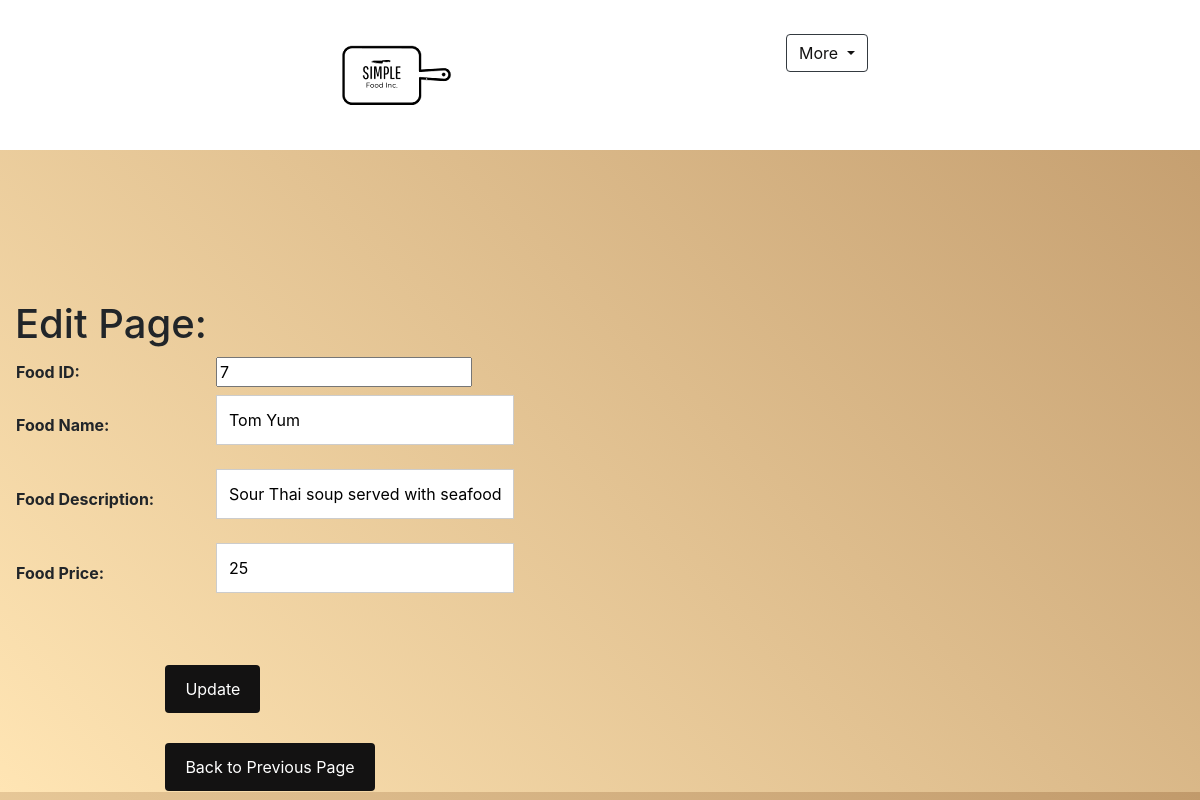
Screenshot of /editThai.php?id=7 with the database file from the repository.
### tables this page shows
CREATE TABLE IF NOT EXISTS `thai_food` (
  `food_ID` int(11) NOT NULL AUTO_INCREMENT,
  `food_name` varchar(50) NOT NULL,
  `food_description` varchar(255) NOT NULL,
  `food_price` int(11) NOT NULL,
  `food_img` text NOT NULL,
  PRIMARY KEY (`food_ID`)
);

### editThai.php (the view, shortened to what this page needs)
<!DOCTYPE html>
<html lang="en">
<head>
    <link rel="stylesheet" href="https://stackpath.bootstrapcdn.com/bootstrap/4.3.1/css/bootstrap.min.css">
</head>
<?php
include "header.php";
?>
<?php
    include "conn.php";
    $id = $_GET['id'];
    $sql = "select * from thai_Food where food_ID = $id";
    $result = mysqli_query($conn, $sql);
    if($rows = mysqli_fetch_array($result)){
        $name = $rows['food_name'];
        $description = $rows['food_description'];
        $price = $rows['food_price'];
    }
?>
<body>
    <div class="container-fluid">
        <div class="row edit">
            <div class="col-12">
                <h1>Edit Page: </h1>
                <form method="post" action="updateThai.php">
                <table>
                <tr>
                    <th width="200px">Food ID:</th>
                    <td width="300px">
                    <input type="number" name="food_ID" value="<?php echo $id;?>" readonly/>
                    </td>
                </tr>
                <tr>
                    <th width="200px">Food Name:</th>
                    <td width="300px">
                    <input type="text" name="food_name" value="<?php echo $name;?>"
                    required="required"/>
                    </td>
                </tr>
                <tr>
                    <th width="200px">Food Description:</th>
                    <td width="300px">
                    <input type="text" name="food_description" value="<?php echo $description;?>"
                    required="required"/>
                    </td>
                </tr>
                <tr>
                    <th width="200px">Food Price:</th>
                    <td width="300px">
                    <input type="text" name="food_price" value="<?php echo $price;?>"
                    required="required"/>
                    </td>
                </tr>
                <tr><td colspan="2">
                <br/>
                <input type="submit" class='btn btn-outline-dark btn-reg' value="Update"/>
                <input type="submit" class='btn btn-outline-dark btn-reg' value="Back to Previous Page" formaction="addEditFood.php"/>
                </td>
                </tr>
            </table>
            </form>
            </div>
        </div>
    </div>
</body>
</html>

### editThai.php (style rules this page uses)
body { background: linear-gradient(45deg, rgba(255,229,180,1) 0%, rgba(193,154,107,1) 100%); }
.edit { margin-top: 300px; }

### header.php (style rules this page uses)
.btn-outline-dark { color: #131212; }
.btn-reg { margin-left: 30%; margin-top: 6%; }
* { box-sizing: border-box; }
input[type=text], select, textarea { width: 100%; padding: 12px; border: 1px solid #ccc; margin-top: 6px; margin-bottom: 16px; resize: vertical; }
input[type=submit] { background-color: #131212; color: white; padding: 12px 20px; border: none; cursor: pointer; }
.row:after { content: ""; display: table; clear: both; }

### rows the page displays
thai_food: food_name "Tom Yum", food_description "Sour Thai soup served with seafood.", food_price "25"
